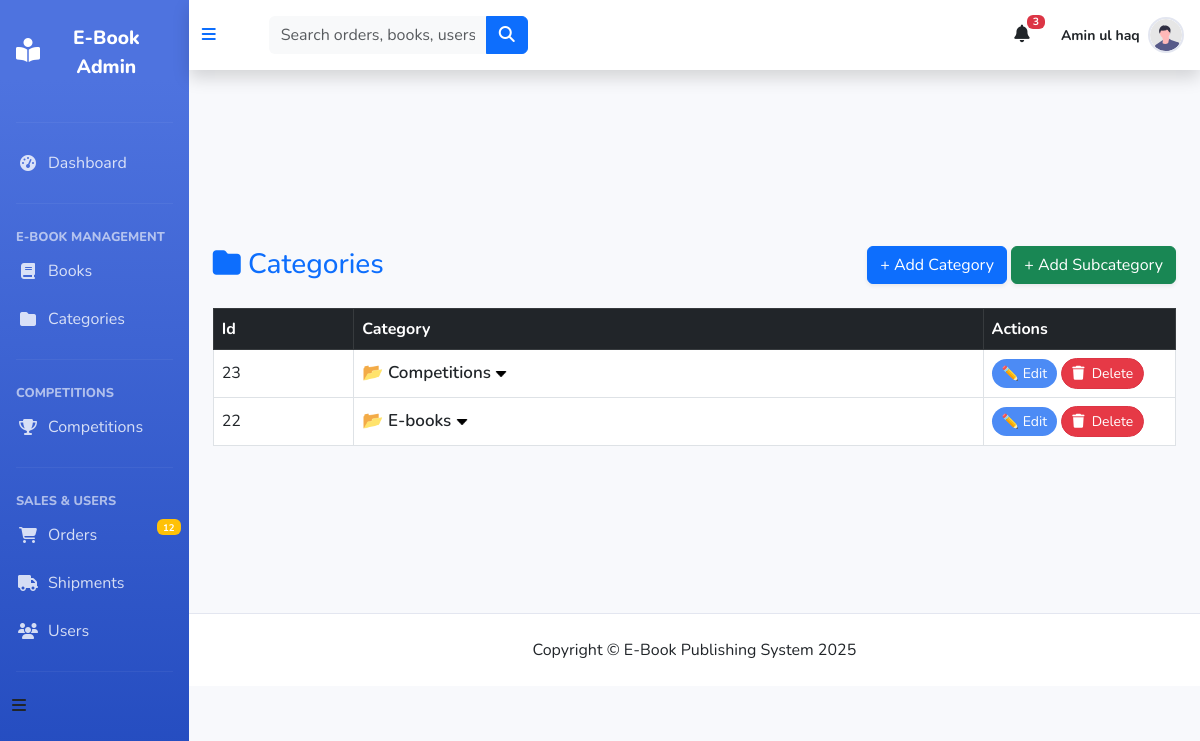
Page /admin_panel/categories.php (signed in) on the committed database.
### tables this page shows
CREATE TABLE `categories` (
  `id` int(11) NOT NULL,
  `category_name` varchar(120) NOT NULL
);

### admin_panel/categories.php (the view, shortened to what this page needs)
<?php
include('includes/nav.php');
$cat_sql = "SELECT * FROM categories ORDER BY id DESC";
$cat_res = mysqli_query($con, $cat_sql);
?>
<div class="container-fluid pt-4 px-4 ">
    <div class="d-flex justify-content-between align-items-center mb-4">
        <h3 class="text-primary mb-0"><i class="fa fa-folder"></i> Categories</h3>
        <div>
            <button class="btn btn-primary shadow-sm" data-toggle="modal" data-target="#addCategoryModal">
                + Add Category
            </button>
            <button class="btn btn-success shadow-sm" data-toggle="modal" data-target="#addSubcategoryModal">
                + Add Subcategory
            </button>
        </div>
    </div>
    <div class="table-responsive">
        <table class="table table-bordered table-hover align-middle">
            <thead class="table-dark">
                <tr>
                    <th>Id</th>
                    <th>Category</th>
                    <th width="20%">Actions</th>
                </tr>
            </thead>
            <tbody>
                <?php while ($cat = mysqli_fetch_assoc($cat_res)) { ?>
                <tr class="category-row" data-toggle="collapse" data-target="#cat<?php echo $cat['id']; ?>">
                    <td><?php echo $cat['id']?></td>
                    <td class="category-title">
                        📂 <?php echo $cat['category_name']; echo ' <img src="img/down.png" height="12px" alt="">' ?>
                    </td>
                    <td>
                        <button type="button" class="btn btn-sm btn-primary editBtn" data-id="<?php echo $cat['id']; ?>"
                            data-name="<?php echo $cat['category_name']; ?>" data-toggle="modal"
                            data-target="#editCategoryModal">✏️ Edit</button>
                        <a href="delete_category.php?id=<?php echo $cat['id']; ?>" class="btn btn-sm btn-danger"><i
                                class="fa fa-trash"></i>&nbsp; Delete</a>
                    </td>
                </tr>
                <?php } ?>
            </tbody>
        </table>
    </div>
</div>
<?php
include('includes/footer.php');
?>

### admin_panel/includes/nav.php (style rules this page uses)
:root { --primary: #4e73df; --primary-dark: #224abe; --gray-100: #f8f9fc; --gray-600: #858796; }
body { font-family: 'Nunito', sans-serif; background-color: var(--gray-100); padding-top: 0; }

### admin_panel/categories.php (style rules this page uses)
.container-fluid { margin-bottom: 15%; }
.category-row { background: #f9f9f9; cursor: pointer; transition: 0.2s; }
.btn-sm { border-radius: 50px; padding: 4px 10px; }
.editBtn, .editSubBtn { background: #4c8bf5; border: none; }
.btn-danger { background: #e63946 !important; }
.category-title { font-size: 17px; font-weight: 600; }

### rows in the picture
categories: id "23", category_name "Competitions"
categories: id "22", category_name "E-books"

### other values in the picture
$admin_name "Amin ul haq"
